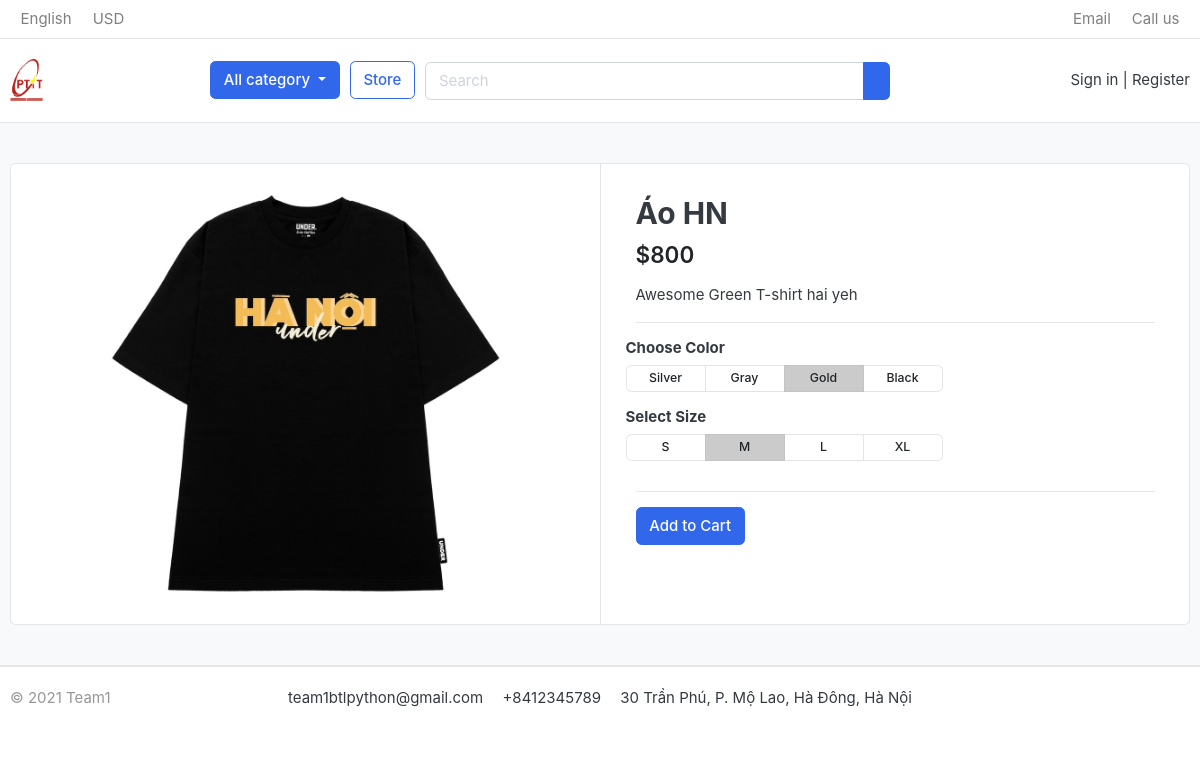
The page /product_detail/1 on the database its author committed.
### store/models.py (models this page shows, shortened)
class Product(models.Model):
    name = models.CharField(max_length=50, default="")
    rootPrice = models.PositiveIntegerField(default=0)
    price = models.PositiveIntegerField(default=0)
    desc = models.CharField(max_length=200, default="")
    category = models.ForeignKey(Category, on_delete = models.CASCADE)
    image = models.ImageField(upload_to="uploads/products")
    stock = models.PositiveIntegerField(default=1)
    is_available = models.BooleanField(default= True)
    upload_date = models.DateTimeField( default= timezone.now)

### Ecommerce/views.py (the view)
# urls.py: path('product_detail/<int:pk>', views.detail, name = "detail_page"),
def detail(request, pk):
    product = Product.objects.get(id = pk)
    context = {'product' :product}
    return render(request, 'product-detail.html', context )

### carts/context_processors.py (called while the page is built)
def counter(request):
    if 'admin' in request.path:
        return {}
    else:
        try:
            if request.user.is_authenticated:
                cart_items = CartItem.objects.filter(user=request.user)
            else:
                cart = Cart.objects.get(cart_id=_cart_id(request=request))
                cart_items = CartItem.objects.filter(cart=cart)
            cart_count = sum([cart_item.quantity for cart_item in cart_items])
        except Cart.DoesNotExist:
            cart_count = 0
    return dict(cart_count=cart_count)

### carts/views.py (called while the page is built)
def _cart_id(request):
    cart_id = request.session.session_key
    if not cart_id:
        cart_id = request.session.create()
    return cart_id

### templates/product-detail.html (shortened to what this page needs)
{% extends "base.html" %}
{% block content %}
{% load static %}
<section class="section-content padding-y bg">
<div class="container">
<div class="card">
	<div class="row no-gutters">
		<aside class="col-md-6">
<article class="gallery-wrap">
	<div class="img-big-wrap">
	   <a href="#"><img src="{{product.image.url}}"></a>
	</div>
</article>
		</aside>
		<main class="col-md-6 border-left">
<article class="content-body">
<h2 class="title">{{product.name}}</h2>
<div class="mb-3">
	<var class="price h4">${{product.price}}</var>
</div>
<p>{{product.desc}}</p>
<hr>
	<div class="row">
		<div class="item-option-select">
			<h6>Choose Color</h6>
			<div class="btn-group btn-group-sm btn-group-toggle" data-toggle="buttons">
			  <label class="btn btn-light">
			    <input type="radio" name="radio_color"> Silver
			  </label>
			  <label class="btn btn-light">
			    <input type="radio" name="radio_color" > Gray
			  </label>
			  <label class="btn btn-light active">
			    <input type="radio" name="radio_color checked"> Gold
			  </label>
			  <label class="btn btn-light">
			    <input type="radio" name="radio_color"> Black
			  </label>
			</div>
		</div>
	</div>
	<div class="row">
		<div class="item-option-select">
			<h6>Select Size</h6>
			<div class="btn-group btn-group-sm btn-group-toggle" data-toggle="buttons">
			  <label class="btn btn-light">
			    <input type="radio" name="radio_color"> S
			  </label>
			  <label class="btn btn-light active">
			    <input type="radio" name="radio_color" checked> M
			  </label>
			  <label class="btn btn-light">
			    <input type="radio" name="radio_color"> L
			  </label>
			  <label class="btn btn-light">
			    <input type="radio" name="radio_color"> XL
			  </label>
			</div>
		</div>
	</div>
	<hr>
	{%if  request.user.is_authenticated %}
		{% if product.stock > 0 %}
						<button data-product={{product.id}} data-action="" onclick="location.href='{% url 'add_cart' product.id %}'"
						class="btn  btn-primary">Add to Cart <i class="fas fa-shopping-cart"></i> </button>
		{% else %}
						<p
						class="btn btn-block btn-success update-cart">Out of stock</p>
		{% endif %}
	{%else%}
						<a href="{%url 'signin'%}"class="btn  btn-primary">Add to Cart  </a>
	{%endif%}
</article>
		</main>
	</div>
</div>
</div>
</section>
{% endblock content %}

### static/css/ui.css (style rules this page uses)
html { font-family: "Inter", sans-serif; font-size: 15px; }
.content-body { flex: 1 1 auto; padding: 2rem 2.3rem; }
.padding-y { padding-top: 40px; padding-bottom: 40px; }
var { font-style: normal; }
article:after, .form-group:after { display: block; clear: both; content: ""; }
.bg { background-color: #f8f9fa; }
.btn-light { background-color: #fff; border-color: #e4e4e4; }
.price { font-weight: 600; color: #212529; }
.gallery-wrap .img-big-wrap { margin-bottom: 10px; border-radius: 0.37rem; overflow: hidden; background-color: #fff; }
.gallery-wrap .img-big-wrap a { text-align: center; display: block; }
.gallery-wrap .img-big-wrap img { height: 450px; width: auto; display: inline-block; }
.item-option-select { margin-bottom: 1rem; display: inline-block; margin-right: 15px; }
.item-option-select .btn { min-width: 80px; }

### rows shown on the page
Product: image (picture), name "Áo HN", price "800", desc "Awesome Green T-shirt hai yeh"
